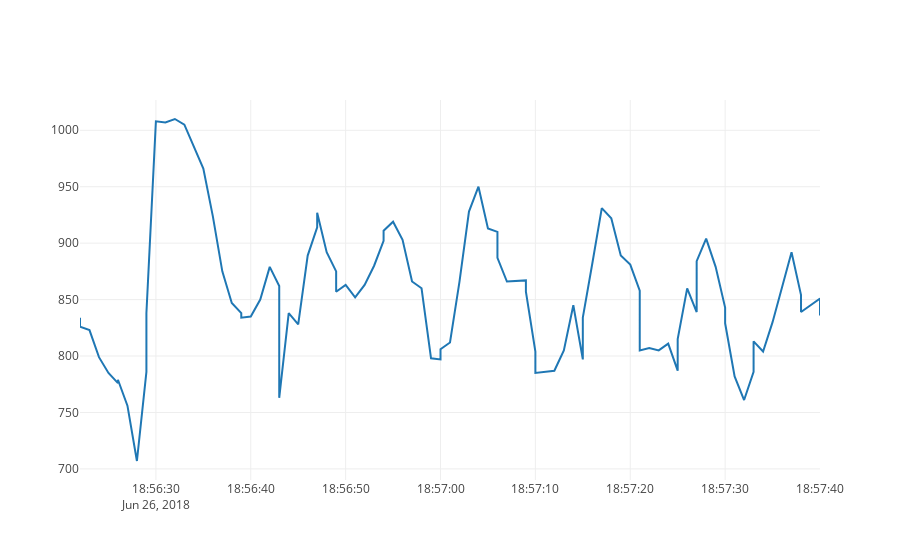
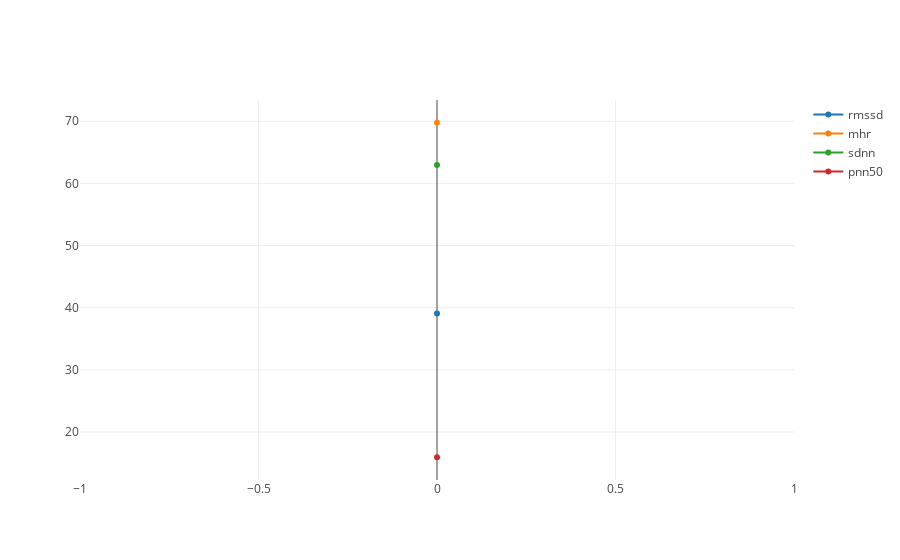

The code cell stored with these charts, in order, in its notebook:
### Code cell
dv.full_plot_sess(dfs.iloc[-2], dff, RAW_PATH)
